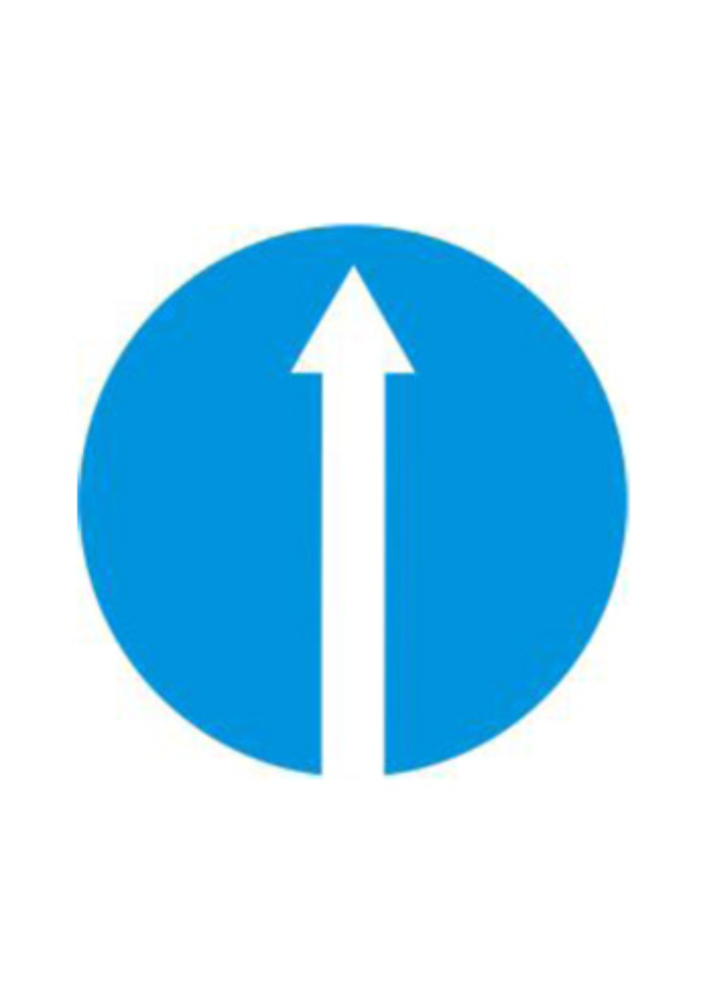
#> input picture find_your_way/templates/up.png, 1414 x 2000 px, found by its file name (shown at 1/2 size)
$ python test_sign_detection.py
#> lines starting #> are read from the running program, lines starting #| are printed output that depends on the picture; after the words box and inside, x2 and y2 are one past the last pixel; in counts of white or black regions, pixels touching at a corner belong together
### find_your_way/utils/traffic_sign_recognition.py
import cv2
import numpy as np
import os
import json
from pathlib import Path
from typing import List, Tuple, Dict, Optional

class TrafficSignRecognition:
    """
    Integrated Traffic Sign Recognition system for autonomous driving.
    Handles detection of blue circular signs and classification using template matching.
    """

    def __init__(self, config_path: str = "find_your_way/data/sign_config.json",
                 templates_dir: str = "find_your_way/data/templates"):
        self.config_path = config_path
        self.templates_dir = Path(templates_dir)
        self.load_config()
        self.load_templates()

    def load_config(self):
        """Load configuration from JSON file."""
        try:
            with open(self.config_path, 'r') as f:
                self.config = json.load(f)
        except Exception as e:
            print(f"Warning: Failed to load config from {self.config_path}, using defaults. Error: {e}")
            self.config = {
                "detector": {
                    "hsv_lower": [90, 50, 50],
                    "hsv_upper": [130, 255, 255],
                    "min_area": 500,
                    "max_area": 50000,
                    "circularity_threshold": 0.7
                },
                "classifier": {
                    "template_size": [64, 64],
                    "template_threshold": 0.5
                }
            }

        # Detector params
        det = self.config["detector"]
        self.hsv_lower = np.array(det["hsv_lower"], dtype=np.uint8)
        self.hsv_upper = np.array(det["hsv_upper"], dtype=np.uint8)
        self.min_area = det["min_area"]
        self.max_area = det["max_area"]
        self.circularity_threshold = det["circularity_threshold"]

        # Classifier params
        cls_cfg = self.config["classifier"]
        self.template_size = tuple(cls_cfg["template_size"])
        self.confidence_threshold = cls_cfg["template_threshold"]

    # [12 lines left out: function save_config, not called in this run]

    def load_templates(self):
        """Load templates from directory."""
        self.templates = {}
        template_mapping = {
            'straight': 'up.png',
            'left': 'left.png',
            'right': 'right.png',
            'parking': 'p.png'
        }

        if not self.templates_dir.exists():
            print(f"Warning: Templates directory {self.templates_dir} not found.")
            return

        for sign_type, filename in template_mapping.items():
            path = self.templates_dir / filename
            if path.exists():
                img = cv2.imread(str(path))
                if img is not None:
                    self.templates[sign_type] = cv2.resize(img, self.template_size)
                else:
                    print(f"Warning: Failed to load template {path}")
            else:
                self.templates[sign_type] = None

    def detect_and_classify(self, frame: np.ndarray) -> List[Dict]:
        """
        Detect and classify signs in a single frame.
        Returns a list of detections with bbox, label, and confidence.
        """
        if frame is None:
            return []

        # 1. Detection
        blurred = cv2.GaussianBlur(frame, (5, 5), 0)
        hsv = cv2.cvtColor(blurred, cv2.COLOR_BGR2HSV)
        mask = cv2.inRange(hsv, self.hsv_lower, self.hsv_upper)

        kernel = cv2.getStructuringElement(cv2.MORPH_ELLIPSE, (5, 5))
        mask = cv2.morphologyEx(mask, cv2.MORPH_CLOSE, kernel)
        mask = cv2.morphologyEx(mask, cv2.MORPH_OPEN, kernel)

        contours, _ = cv2.findContours(mask, cv2.RETR_EXTERNAL, cv2.CHAIN_APPROX_SIMPLE)

        results = []
        for cnt in contours:
            area = cv2.contourArea(cnt)
            if area < self.min_area or area > self.max_area:
                continue

            perimeter = cv2.arcLength(cnt, True)
            if perimeter == 0: continue
            circularity = 4 * np.pi * area / (perimeter ** 2)

            if circularity < self.circularity_threshold:
                continue

            x, y, w, h = cv2.boundingRect(cnt)

            # ROI Extraction
            padding = int(0.1 * max(w, h))
            x_start = max(0, x - padding)
            y_start = max(0, y - padding)
            x_end = min(frame.shape[1], x + w + padding)
            y_end = min(frame.shape[0], y + h + padding)
            roi = frame[y_start:y_end, x_start:x_end]

            if roi.size == 0: continue

            # 2. Classification
            roi_resized = cv2.resize(roi, self.template_size)
            best_match = "unknown"
            best_confidence = 0.0

            for sign_type, template in self.templates.items():
                if template is None: continue

                res = cv2.matchTemplate(roi_resized, template, cv2.TM_CCOEFF_NORMED)
                _, max_val, _, _ = cv2.minMaxLoc(res)

                if max_val > best_confidence:
                    best_confidence = max_val
                    best_match = sign_type

            if best_confidence >= self.confidence_threshold:
                results.append({
                    "bbox": (x, y, w, h),
                    "label": best_match,
                    "confidence": float(best_confidence)
                })

        return results

    # [14 lines left out: function draw_detections, not called in this run]

### find_your_way/test_sign_detection.py
import cv2
import numpy as np
import os
import sys
from utils.traffic_sign_recognition import TrafficSignRecognition

def test_tsr():
    tsr = TrafficSignRecognition(
        config_path="find_your_way/data/sign_config.json",
        templates_dir="find_your_way/data/templates"
    )
#> (reads find_your_way/data/sign_config.json from the repository)
#> in load_templates, img is the input picture: shape (2000, 1414, 3); mean B, G, R 244.7, 223.4, 181.1
    tsr.circularity_threshold = 0.5
    tsr.confidence_threshold = 0.4

    # Create a dummy frame with a blue circle
    frame = np.zeros((240, 320, 3), dtype=np.uint8)
    cv2.circle(frame, (160, 120), 40, (255, 0, 0), -1) # Blue circle
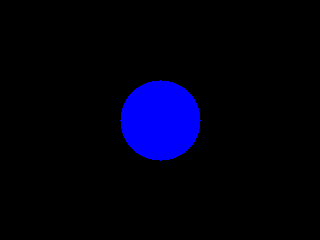
#> frame: shape (240, 320, 3); mean of channels 0, 1, 2 16.7, 0, 0; drawn as B, G, R

    # Add some text to simulate a sign (matches our placeholder 'up.png')
    cv2.putText(frame, "UP", (145, 130), cv2.FONT_HERSHEY_SIMPLEX, 0.8, (255, 255, 255), 2)
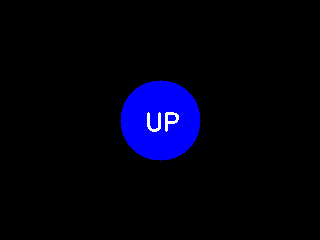
#> frame: shape (240, 320, 3); 0.33% of pixels changed, all inside (x1, y1, x2, y2) = (147, 112, 179, 132); drawn as B, G, R

    print("Testing detection...")
    results = tsr.detect_and_classify(frame)
#> in detect_and_classify, `hsv = cv2.cvtColor(blurred, cv2.COLOR_BGR2HSV)`: hsv: shape (240, 320, 3); mean H, S, V 8.9, 18, 16.7
#> in detect_and_classify, `mask = cv2.inRange(hsv, self.hsv_lower, self.hsv_upper)`:
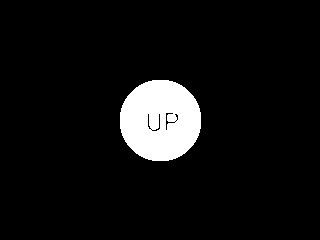
#> mask: shape (240, 320); 6.7% white; 1 white region, box (x1, y1, x2, y2) and area: (120, 80, 201, 161) 5162
#> in detect_and_classify, `mask = cv2.morphologyEx(mask, cv2.MORPH_CLOSE, kernel)`:
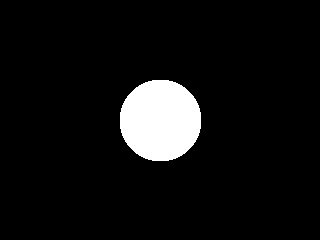
#> mask: shape (240, 320); 6.8% white; 1 white region
#> in detect_and_classify, `contours, _ = cv2.findContours(mask, cv2.RETR_EXTERNAL, cv2.CHAIN_APPR..`: contours = 1 contour; box (x1, y1, x2, y2) and area: (120, 80, 201, 161) 5134
#> the loop in detect_and_classify, `for cnt in contours:` made 1 pass
#> (area, perimeter, circularity, x, y, w, h, padding) on pass 1: (5134, 266.1, 0.911, 120, 80, 81, 81, 8)
#> pass 1, in detect_and_classify, `roi = frame[y_start:y_end, x_start:x_end]`:
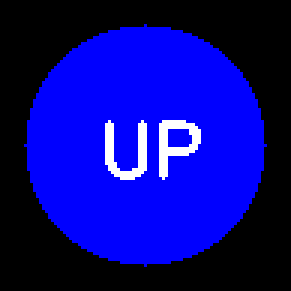
#> roi: shape (97, 97, 3) (shown 3 times larger); mean of channels 0, 1, 2 136.2, 6.9, 6.9; drawn as B, G, R
#> pass 1, in detect_and_classify, `roi_resized = cv2.resize(roi, self.template_size)`:
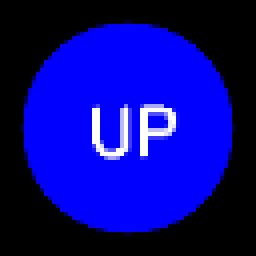
#> roi_resized: shape (64, 64, 3) (shown 4 times larger); mean of channels 0, 1, 2 136, 6.9, 6.9; drawn as B, G, R
#> after the loop in detect_and_classify, `for cnt in contours:`: results = []
#> results = []
    if results:
        for res in results:
            print(f"Found: {res['label']} with confidence {res['confidence']:.2f}")
    else:
        print("No signs detected.")

if __name__ == "__main__":
    test_tsr()
